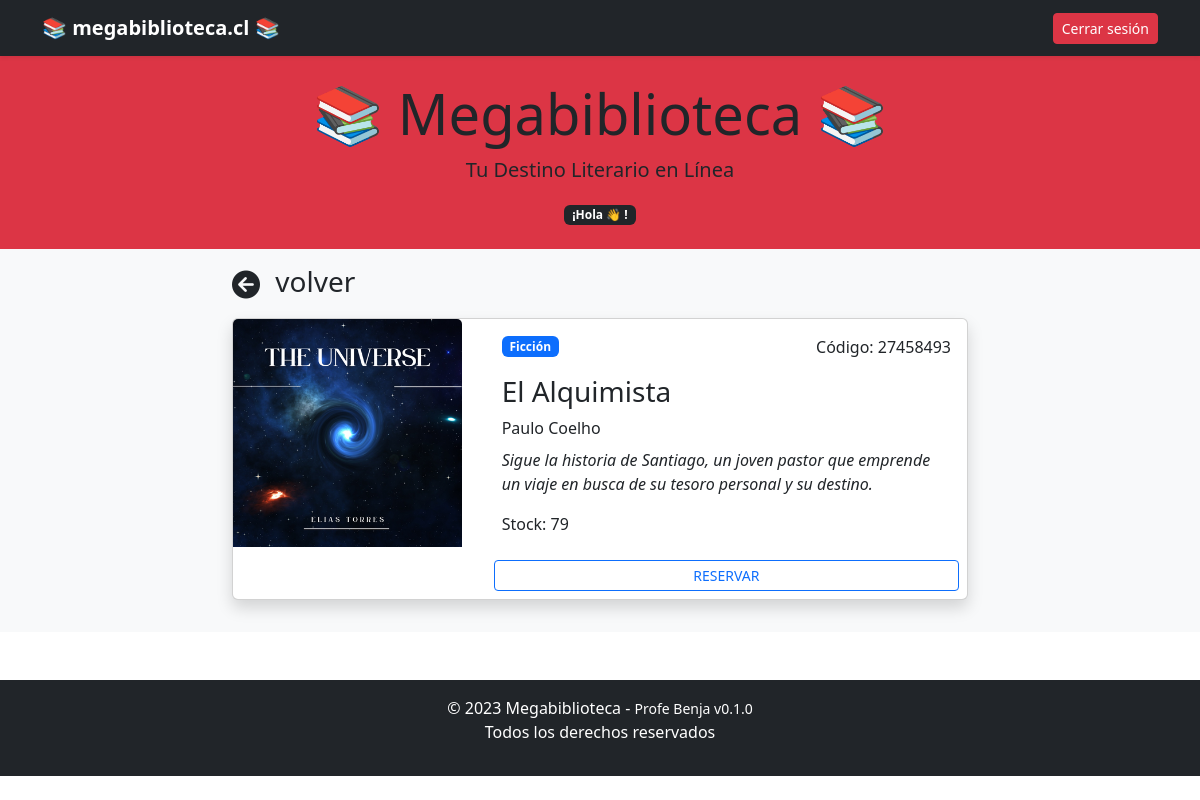
The app's page /home/libro/27458493 with its own data.
### biblioteca/models.py (models this page shows, shortened)
class Libro(models.Model):
    nombre = models.CharField(max_length=200)
    codigo = models.CharField(max_length=20, unique=True)
    descripcion = models.TextField()
    imagen = models.ImageField(upload_to='libros/', null=True, blank=True)
    categoria = models.ForeignKey(Categoria, on_delete=models.CASCADE)
    autor = models.CharField(max_length=200, null=True, blank=True)
    stock = models.IntegerField(default=1)

class Categoria(models.Model):
    nombre = models.CharField(max_length=100)
    url = models.CharField(max_length=100, null=True, blank=True)
    def __str__(self):
        return self.nombre

### biblioteca/views.py (the view)
# urls.py: path('home/libro/<codigo>', views.home_libro, name='home_libro'),
def home_libro(request, codigo):
    perfil = request.session.get('perfil')
    libro = Libro.objects.get(codigo=codigo)
    context = {
        'perfil' : perfil,
        'libro' : libro,
    }
    return render(request, 'libro.html', context)

### biblioteca/templates/libro.html (shortened to what this page needs)
{% extends 'layouts/normal/base.html' %}
{% load static %}
{% block contenido %}
  <div class="navbar navbar-dark bg-dark shadow-sm">
    <div class="container">
      <a href="#" class="navbar-brand d-flex align-items-center"><strong>📚 megabiblioteca.cl 📚</strong></a>
      <div>
        <a type="button" class="btn btn-sm btn-danger" href="{% url 'logout' %}">Cerrar sesión</a>
      </div>
    </div>
  </div>
  <main>
    <header class="bg-danger text-dark text-center py-4">
      <h1 class="display-4">📚 <strong>Megabiblioteca</strong> 📚</h1>
      <p class="lead">Tu Destino Literario en Línea</p>
      <span class="badge bg-dark">¡Hola {{ request.user.first_name }} 👋 !</span>
    </header>
    <div class="album py-3 bg-body-tertiary">
      <div class="container">
        <div class="row justify-content-center">
          <div class="col-8 mb-3">
            {% include 'partials/_back.html' with url='/home' name='volver' %}
            <div class="card shadow">
              <div class="row">
                <div class="col-md-4">
                  <img src="{% static libro.imagen %}" class="bd-placeholder-img card-img-top" width="100%" />
                </div>
                <div class="col">
                  <div class="card-body">
                    <div class="d-flex justify-content-between align-items-center">
                      <p class="badge bg-primary mb-3">{{ libro.categoria }}</p>
                      <p class="text-end">Código: {{ libro.codigo }}</p>
                    </div>
                    <h3 class="card-title">{{ libro.nombre }}</h3>
                    <p class="card-title">{{ libro.autor }}</p>
                    <p class="card-text">
                      <em>{{ libro.descripcion }}</em>
                    </p>
                    <p class="card-text">Stock: {{ libro.stock }}</p>
                  </div>
                  <div class="d-grid p-2">
                    <a href="" class="btn btn-sm btn-outline-primary">RESERVAR</a>
                  </div>
                </div>
              </div>
            </div>
          </div>
        </div>
      </div>
    </div>
  </main>
{% endblock %}

### biblioteca/templates/libro.html (style rules this page uses)
.bd-placeholder-img { font-size: 1.125rem; text-anchor: middle; -webkit-user-select: none; -moz-user-select: none; user-select: none; }

### records on screen
Libro: imagen (picture), categoria "Ficción", codigo "27458493", nombre "El Alquimista", autor "Paulo Coelho", descripcion "Sigue la historia de Santiago, un joven pastor que emprende un viaje en busca de su tesoro personal y su destino.", stock "79"

### other values on screen
{{ name }} "volver"
